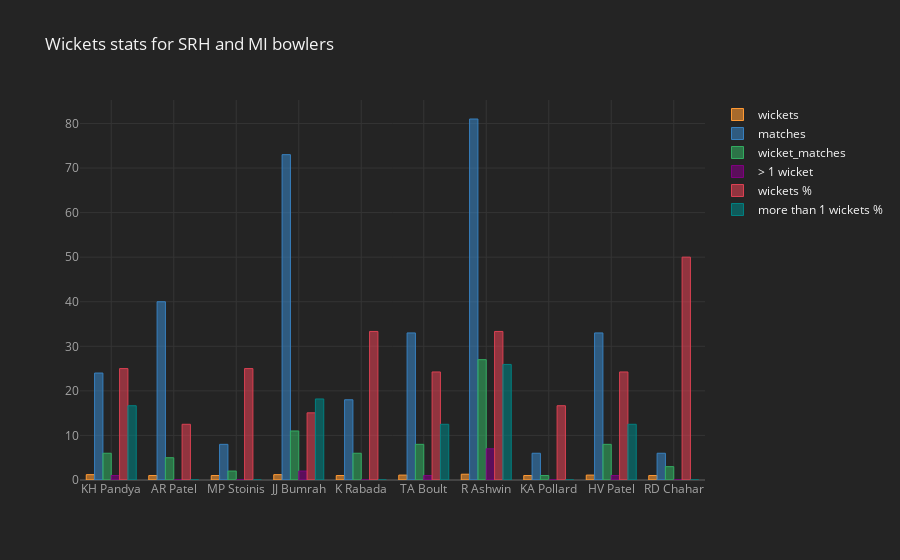

Notebook source saved alongside this figure:
### Markdown cell above
### Wickets taken by both the team's bowlers in Powerplay

### Code cell
wickets = deliveries[((deliveries.bowler.isin(DC_bowlers)) | (deliveries.bowler.isin(MI_bowlers))) & 
                    (deliveries.over <=6)]
wickets.player_dismissed.fillna(0, inplace = True)
wickets_DC_MI = wickets[(wickets.player_dismissed != 0) & (wickets.dismissal_kind != 'run out')].groupby(['match_id','bowler'])['player_dismissed'].count().reset_index(name = "wickets")

bowler=[];wi=[];wicket_matches=[];t_matches=[];more_wickets=[]
wickets_data_DC_MI = wickets_taken(wickets_DC_MI, wickets)
import numpy as np
import cufflinks as cf
cf.set_config_file(theme='pearl',sharing='public',offline=True)
wickets_data_DC_MI.iplot(kind="bar",x = "bowler",
                  subplots=False,
                  sortbars=True,
                  keys = ["wickets","matches", "wicket_matches", "> 1 wicket", "wickets %", "more than 1 wickets %"],
                  title="Wickets stats for Dc and MI bowlers in poweplay",
                  theme="henanigans"
                  )


wickets_data_DC_MI

### Figure 1 — Plotly figure (JSON) as saved in the notebook; plotly's stock layout.template omitted (floating-point values rounded to 4 significant figures)
{"data": [{"marker": {"color": "rgba(255, 153, 51, 0.6)", "line": {"color": "rgba(255, 153, 51, 1.0)", "width": 1}}, "name": "wickets", "orientation": "v", "text": "", "type": "bar", "x": ["KH Pandya", "AR Patel", "MP Stoinis", "JJ Bumrah", "K Rabada", "TA Boult", "R Ashwin", "KA Pollard", "HV Patel", "RD Chahar"], "y": [1.2, 1, 1, 1.2, 1, 1.1, 1.3, 1, 1.1, 1]}, {"marker": {"color": "rgba(55, 128, 191, 0.6)", "line": {"color": "rgba(55, 128, 191, 1.0)", "width": 1}}, "name": "matches", "orientation": "v", "text": "", "type": "bar", "x": ["KH Pandya", "AR Patel", "MP Stoinis", "JJ Bumrah", "K Rabada", "TA Boult", "R Ashwin", "KA Pollard", "HV Patel", "RD Chahar"], "y": [24, 40, 8, 73, 18, 33, 81, 6, 33, 6]}, {"marker": {"color": "rgba(50, 171, 96, 0.6)", "line": {"color": "rgba(50, 171, 96, 1.0)", "width": 1}}, "name": "wicket_matches", "orientation": "v", "text": "", "type": "bar", "x": ["KH Pandya", "AR Patel", "MP Stoinis", "JJ Bumrah", "K Rabada", "TA Boult", "R Ashwin", "KA Pollard", "HV Patel", "RD Chahar"], "y": [6, 5, 2, 11, 6, 8, 27, 1, 8, 3]}, {"marker": {"color": "rgba(128, 0, 128, 0.6)", "line": {"color": "rgba(128, 0, 128, 1.0)", "width": 1}}, "name": "> 1 wicket", "orientation": "v", "text": "", "type": "bar", "x": ["KH Pandya", "AR Patel", "MP Stoinis", "JJ Bumrah", "K Rabada", "TA Boult", "R Ashwin", "KA Pollard", "HV Patel", "RD Chahar"], "y": [1, 0, 0, 2, 0, 1, 7, 0, 1, 0]}, {"marker": {"color": "rgba(219, 64, 82, 0.6)", "line": {"color": "rgba(219, 64, 82, 1.0)", "width": 1}}, "name": "wickets %", "orientation": "v", "text": "", "type": "bar", "x": ["KH Pandya", "AR Patel", "MP Stoinis", "JJ Bumrah", "K Rabada", "TA Boult", "R Ashwin", "KA Pollard", "HV Patel", "RD Chahar"], "y": [25, 12.5, 25, 15.07, 33.33, 24.24, 33.33, 16.67, 24.24, 50]}, {"marker": {"color": "rgba(0, 128, 128, 0.6)", "line": {"color": "rgba(0, 128, 128, 1.0)", "width": 1}}, "name": "more than 1 wickets %", "orientation": "v", "text": "", "type": "bar", "x": ["KH Pandya", "AR Patel", "MP Stoinis", "JJ Bumrah", "K Rabada", "TA Boult", "R Ashwin", "KA Pollard", "HV Patel", "RD Chahar"], "y": [16.67, 0, 0, 18.18, 0, 12.5, 25.93, 0, 12.5, 0]}], "layout": {"legend": {"bgcolor": "#242424", "font": {"color": "#F4F4F4"}}, "paper_bgcolor": "#242424", "plot_bgcolor": "#242424", "title": {"font": {"color": "#F4F4F4"}, "text": "Wickets stats for SRH and MI bowlers"}, "xaxis": {"gridcolor": "#343434", "showgrid": true, "tickfont": {"color": "#A4A4A4"}, "title": {"font": {"color": "#A4A4A4"}, "text": ""}, "zerolinecolor": "#444444"}, "yaxis": {"gridcolor": "#343434", "showgrid": true, "tickfont": {"color": "#A4A4A4"}, "title": {"font": {"color": "#A4A4A4"}, "text": ""}, "zerolinecolor": "#444444"}}}
